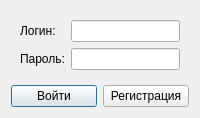
<?xml version="1.0" encoding="UTF-8"?>
<ui version="4.0">
 <class>AuthDialog</class>
 <widget class="QDialog" name="AuthDialog">
  <property name="windowTitle">
   <string>Авторизация</string>
  </property>
  <layout class="QVBoxLayout" name="verticalLayout">
   <item>
    <widget class="QWidget" name="formWidget">
     <layout class="QFormLayout" name="formLayout">
      <item row="0" column="0">
       <widget class="QLabel" name="loginLabel">
        <property name="text">
         <string>Логин:</string>
        </property>
       </widget>
      </item>
      <item row="0" column="1">
       <widget class="QLineEdit" name="loginLineEdit"/>
      </item>
      <item row="1" column="0">
       <widget class="QLabel" name="passwordLabel">
        <property name="text">
         <string>Пароль:</string>
        </property>
       </widget>
      </item>
      <item row="1" column="1">
       <widget class="QLineEdit" name="passwordLineEdit">
        <property name="echoMode">
         <enum>QLineEdit::Password</enum>
        </property>
       </widget>
      </item>
     </layout>
    </widget>
   </item>
   <item>
    <layout class="QHBoxLayout" name="buttonLayout">
     <item>
      <widget class="QPushButton" name="loginButton">
       <property name="text">
        <string>Войти</string>
       </property>
      </widget>
     </item>
     <item>
      <widget class="QPushButton" name="registerButton">
       <property name="text">
        <string>Регистрация</string>
       </property>
      </widget>
     </item>
    </layout>
   </item>
  </layout>
 </widget>
 <resources/>
 <connections/>
</ui>
